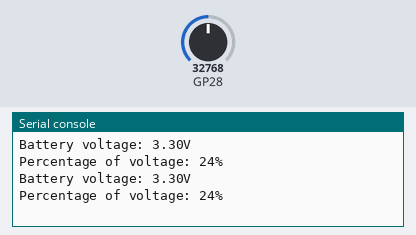
This program was run on a simulated Raspberry Pi Pico running MicroPython. On the bench: the last lines printed to the serial console. Inputs (shaded band) come from the test bench; at power-on: GP28 = 32768 (analog values on the 0–65535 scale).

Above: at 1.2 s.
1.3 s: GP28 set to 45874
At 2.6 s:
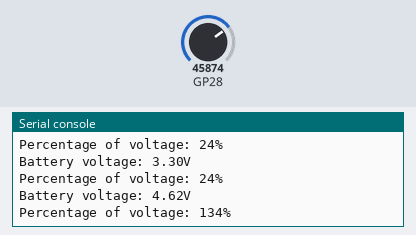
2.8 s: GP28 set to 57670
At 3.6 s:
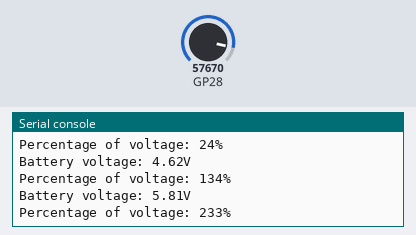
Timing chart, 0 to 5.8 s (numbered marks = the images above; inputs shaded):
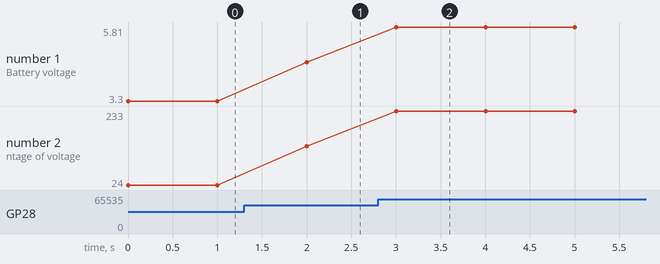

The program:

Mosiwi_battery.py
```python
# https://docs.micropython.org/en/latest/rp2/quickref.html
import time
from machine import ADC, Pin

class Battery:
    def __init__(self, pin, discharge=3.0, overcharge=4.2):
        self.bat = ADC(Pin(pin))   # create ADC object on ADC pin
        self.dischar = discharge
        self.overchar = overcharge
        self.volt = 0

    def voltage(self):
        # read value, 0-65535 across voltage range 0.0v - 3.3v
        self.volt =  self.bat.read_u16()
        self.volt = 3.3/65536*self.volt*2
        return self.volt

    def percentageVoltage(self):
        self.voltage()
        if self.volt < self.dischar:
            return 0
        return int((self.volt - self.dischar)/(self.overchar - self.dischar)*100)

if __name__ == '__main__':
    bat = Battery(28)
    while True:
        volt = bat.voltage()
        percent = bat.percentageVoltage()
        print("Battery voltage: %.2fV" %volt)
        print("Percentage of voltage: %d%%" %percent)
        time.sleep(1)           # sleep for 1 second
```

Measured:
- after the input at 1.3 s, the serial console: prints a new line after 0.70 s (image 1)
- after the input at 2.8 s, the serial console: prints a new line after 0.20 s (image 2)
- plotted number 1: 3.3 → 4.62 after the input at 1.3 s, 4.62 → 5.81 after the input at 2.8 s
- plotted number 2: 24 → 134 after the input at 1.3 s, 134 → 233 after the input at 2.8 s
